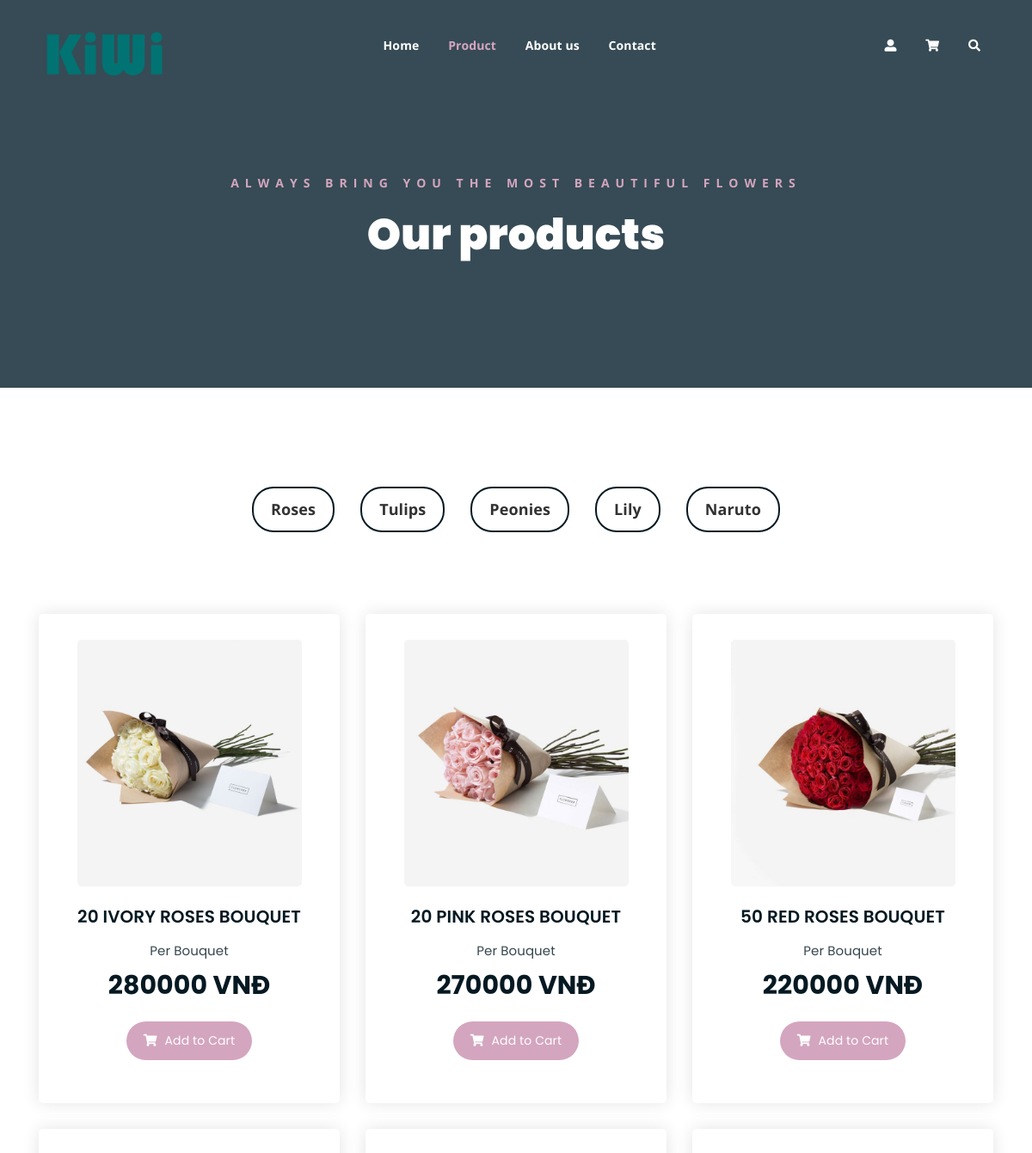
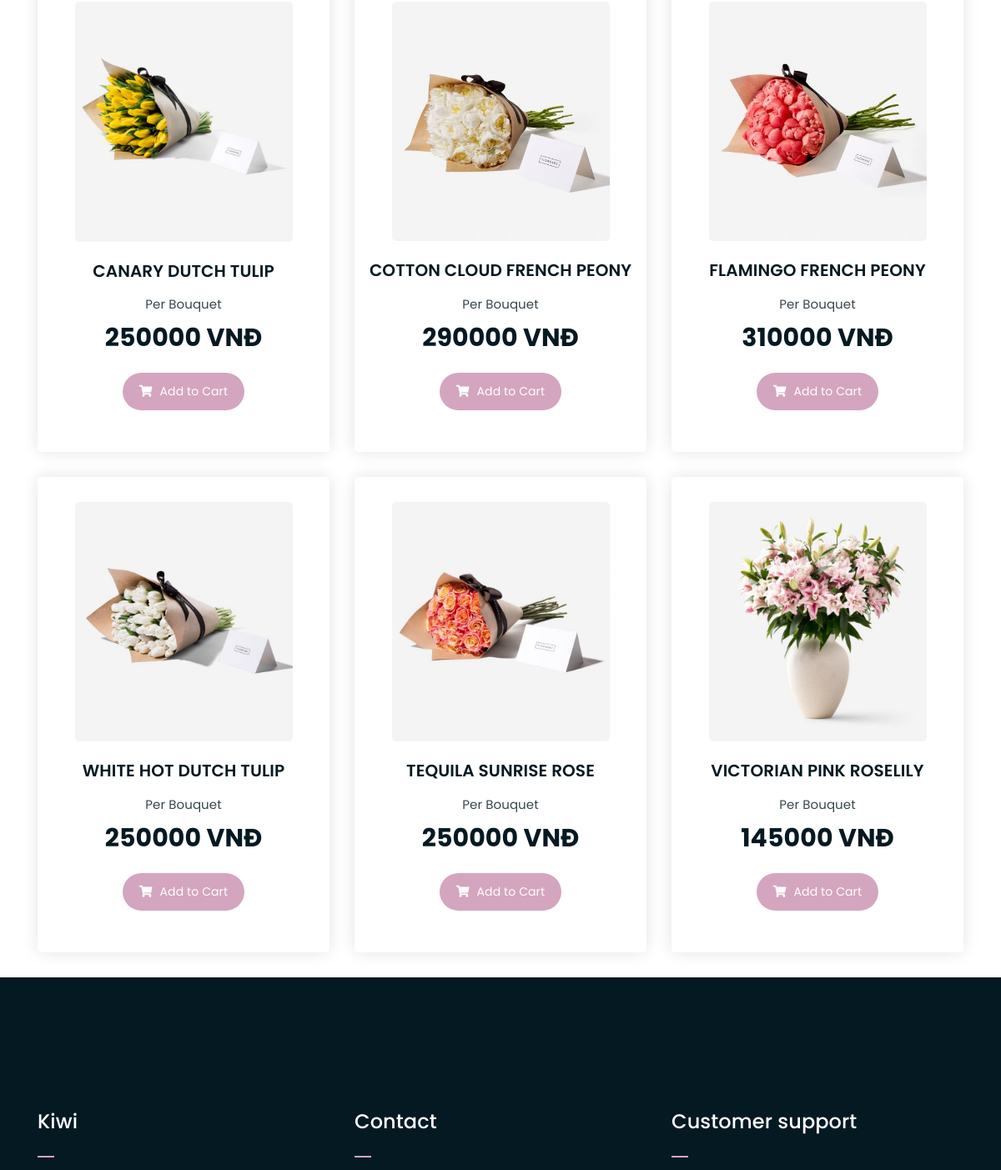
Before: /search_product.php (upper part) with the older database file (2 pictures, top to bottom).
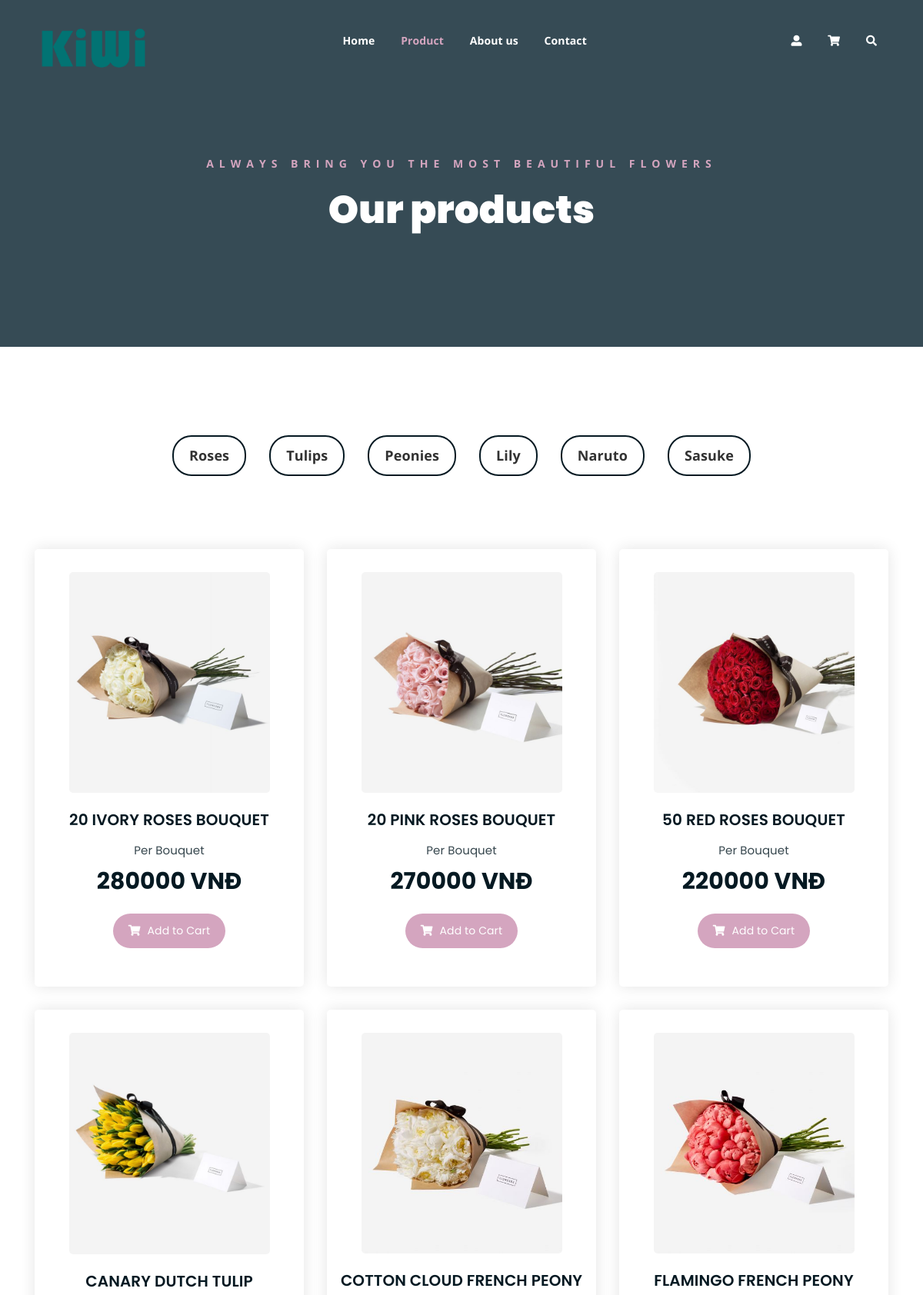
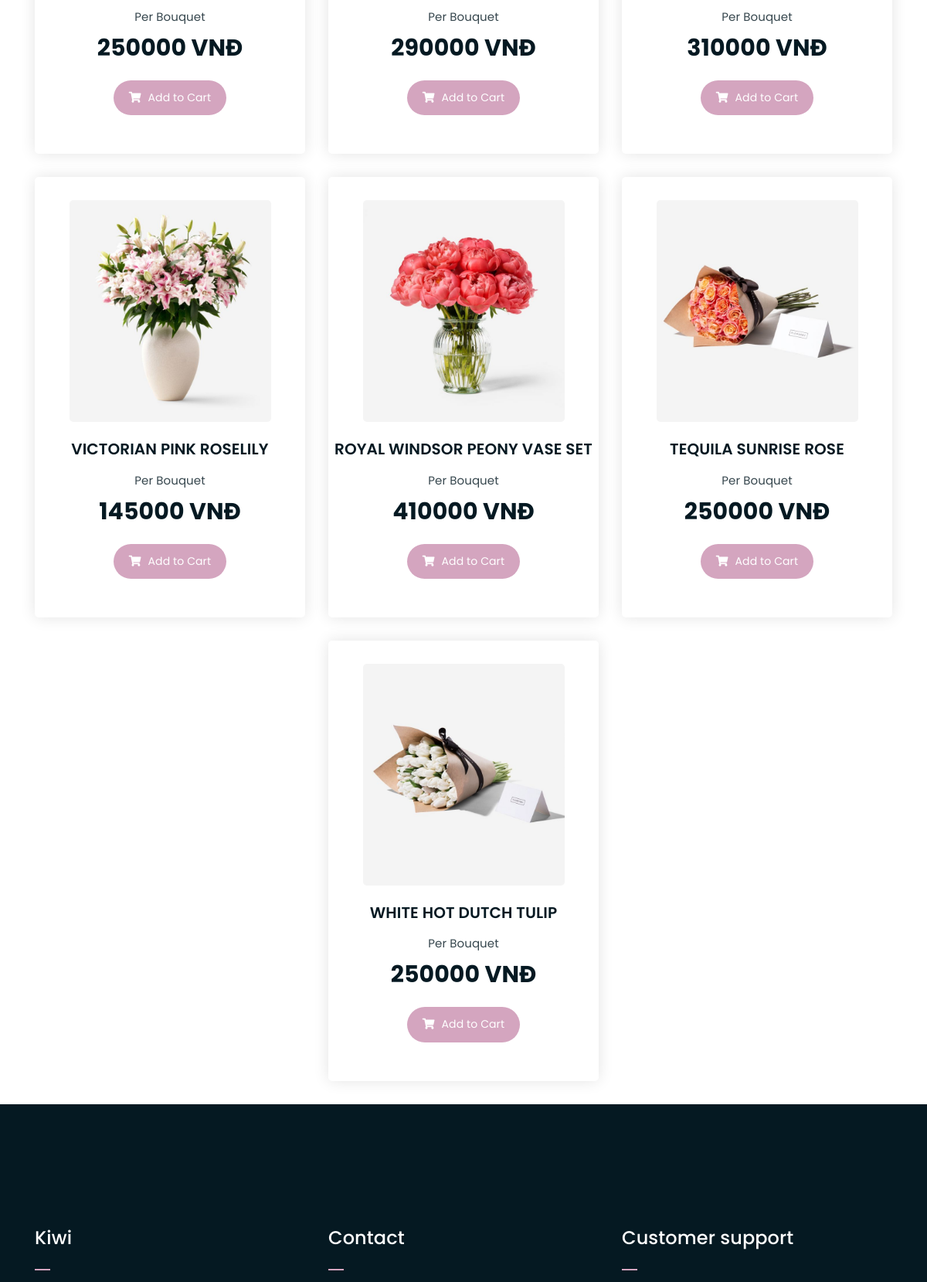
After: the same page with the newer database file (2 pictures, top to bottom).
### tables this page shows
CREATE TABLE `categories` (
  `id` int(11) NOT NULL,
  `name` varchar(50) NOT NULL
);

CREATE TABLE `products` (
  `product_id` int(11) NOT NULL,
  `product_title` varchar(256) NOT NULL,
  `product_description` varchar(500) NOT NULL,
  `product_keywords` varchar(256) NOT NULL,
  `category_id` int(11) NOT NULL,
  `product_image` varchar(255) NOT NULL,
  `product_price` int(11) NOT NULL,
  `date` timestamp NOT NULL DEFAULT current_timestamp() ON UPDATE current_timestamp(),
  `status` varchar(100) NOT NULL
);

### function/common_functions.php (the view, shortened to what this page needs)
<?php
function getProducts()
{
    global $con;
    $select_query = "Select * from `products` order by product_title";
    $result_query = mysqli_query($con, $select_query);
    while ($row = mysqli_fetch_assoc($result_query)) {
        $product_id = $row['product_id'];
        $product_title = $row['product_title'];
        $category_id = $row['category_id'];
        $product_image = $row['product_image'];
        $product_price = $row['product_price'];
        echo "
                    <div class='col-lg-4 col-md-6 text-center $category_id'>
                        <div class='single-product-item'>
                            <div class='product-image'>
                                <a href='single-product.php?product_id=$product_id'><img src='./admin/product_images/$product_image' alt=''></a>
                            </div>
                        <h3>$product_title</h3>
                        <p class='product-price'><span>Per Bouquet</span> $product_price VNĐ </p>
                        <a href='shop.php?add_to_cart=$product_id' class='cart-btn'><i class='fas fa-shopping-cart'></i> Add to Cart</a>
                        </div>
                    </div>";
    }
}
function getCategories()
{
    global $con;
    $select_categories = "Select * from `categories`";
    $result_categories = mysqli_query($con, $select_categories);
    while ($row_data = mysqli_fetch_assoc($result_categories)) {
        $category_title = $row_data['name'];
        $category_id = $row_data['id'];
        echo "<li data-filter='.$category_id'>$category_title</li>";
    }
}

### search_product.php (shortened to what this page needs)
<?php
include('include/connect.php');
include('function/common_functions.php')
?>
<!DOCTYPE html>
<html lang="en">
<head>
    <link rel="stylesheet" href="assets/css/all.min.css">
    <link rel="stylesheet" href="assets/bootstrap/css/bootstrap.min.css">
    <link rel="stylesheet" href="assets/css/owl.carousel.css">
    <link rel="stylesheet" href="assets/css/magnific-popup.css">
    <link rel="stylesheet" href="assets/css/animate.css">
    <link rel="stylesheet" href="assets/css/meanmenu.min.css">
    <link rel="stylesheet" href="assets/css/main.css">
    <link rel="stylesheet" href="assets/css/responsive.css">
</head>
<body>
    <div class="top-header-area" id="sticker">
        <div class="container">
            <div class="row">
                <div class="col-lg-12 col-sm-12 text-center">
                    <div class="main-menu-wrap">
                        <div class="site-logo">
                            <a href="index.php">
                                <img src="assets/img/logo.png" alt="">
                            </a>
                        </div>
                        <nav class="main-menu">
                            <ul>
                                <li><a href="index.php">Home</a>
                                </li>
                                <li class="current-list-item"><a href="shop.php">Product</a>
                                </li>
                                <li><a href="about.php">About us</a>
                                </li>
                                <li><a href="contact.php">Contact</a></li>
                                <li>
                                    <div class="header-icons">
                                        <a href="user.html" class="customer-account">
                                            <i class="fas fa-user-alt"></i>
                                        </a>
                                        <a class="shopping-cart" href="cart.php"><i class="fas
												fa-shopping-cart"></i></a>
                                        <a class="mobile-hide search-bar-icon" href="#"><i class="fas
												fa-search"></i></a>
                                    </div>
                                </li>
                            </ul>
                        </nav>
                    </div>
                </div>
            </div>
        </div>
    </div>
    <div class="breadcrumb-section breadcrumb-bg">
        <div class="container">
            <div class="row">
                <div class="col-lg-8 offset-lg-2 text-center">
                    <div class="breadcrumb-text">
                        <p>Always bring you the most beautiful flowers</p>
                        <h1>Our products</h1>
                    </div>
                </div>
            </div>
        </div>
    </div>
    <div class="product-section mt-100 mb-50">
        <div class="container">
            <div class="row">
                <div class="col-md-12">
                    <div class="product-filters">
                        <ul>
                            <?php
                            getCategories();
                            ?>
                        </ul>
                    </div>
                </div>
            </div>
            <div class="row product-lists">
                <?php
                if (!isset($_GET['search_data_product']))
                    getProducts();
                else
                    searchProduct();
                ?>
            </div>
        </div>
        <div class="footer-area">
            <div class="container">
                <div class="row">
                    <div class="col-lg-4 col-md-6">
                        <div class="footer-box about-widget">
                            <h2 class="widget-title">Kiwi</h2>
                        </div>
                    </div>
                    <div class="col-lg-4 col-md-6">
                        <div class="footer-box get-in-touch">
                            <h2 class="widget-title">Contact</h2>
                        </div>
                    </div>
                    <div class="col-lg-4 col-md-6">
                        <div class="footer-box pages">
                            <h2 class="widget-title">Customer support</h2>
                        </div>
                    </div>
                </div>
            </div>
        </div>
</body>
</html>

Changed rows visible on the page:
added categories: name "Sasuke"
added products: product_image (picture), product_title "ROYAL WINDSOR PEONY VASE SET", product_price "410000"
